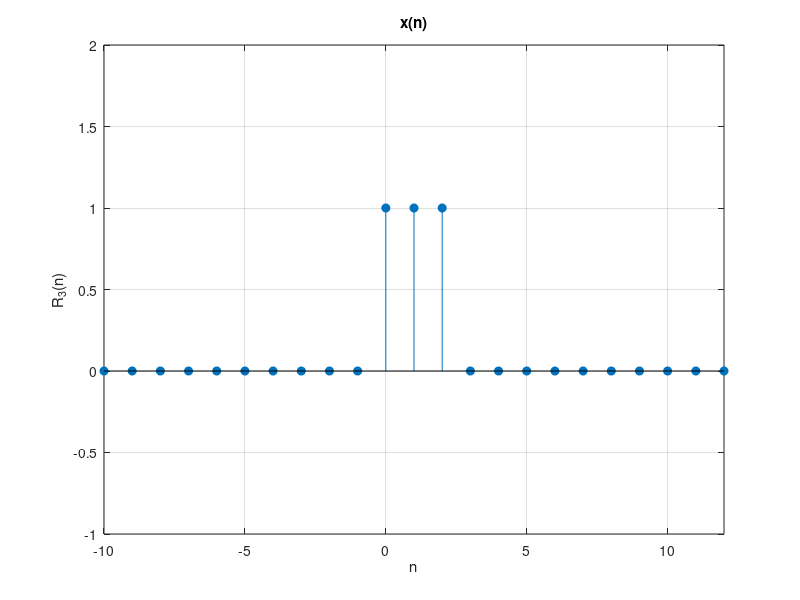
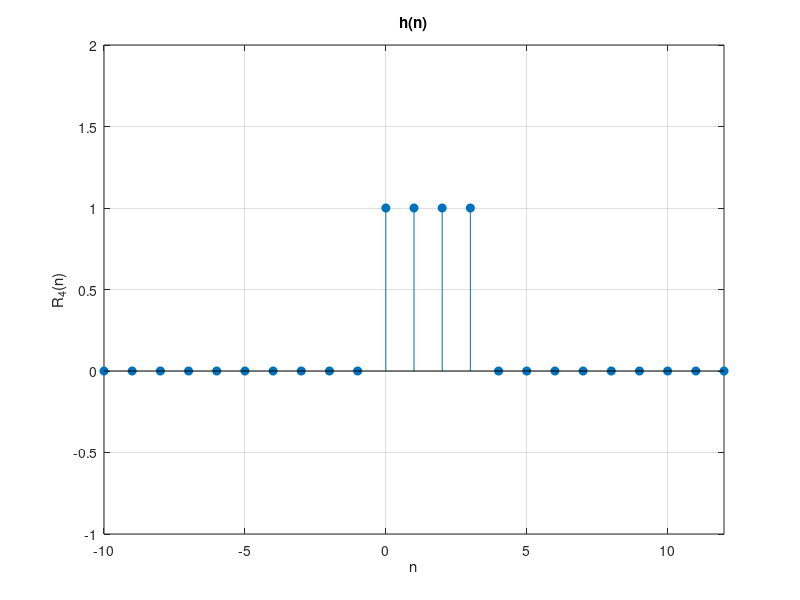
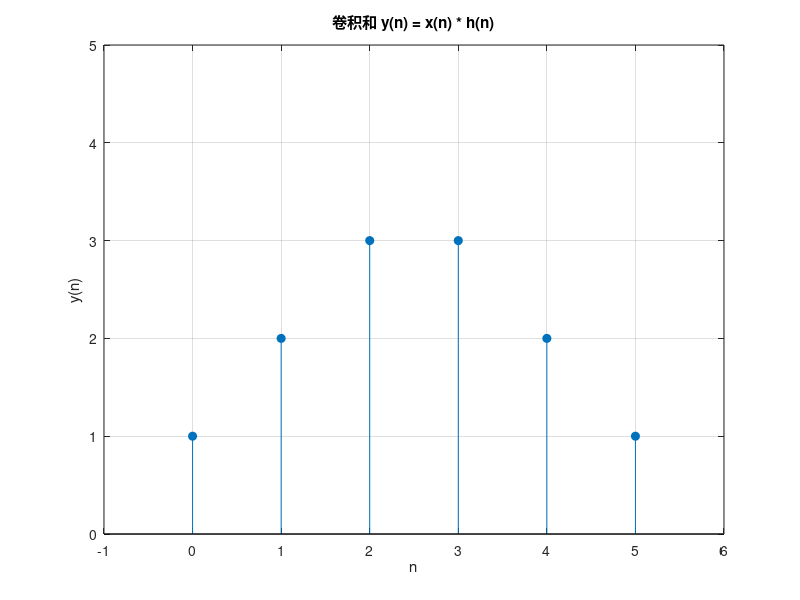
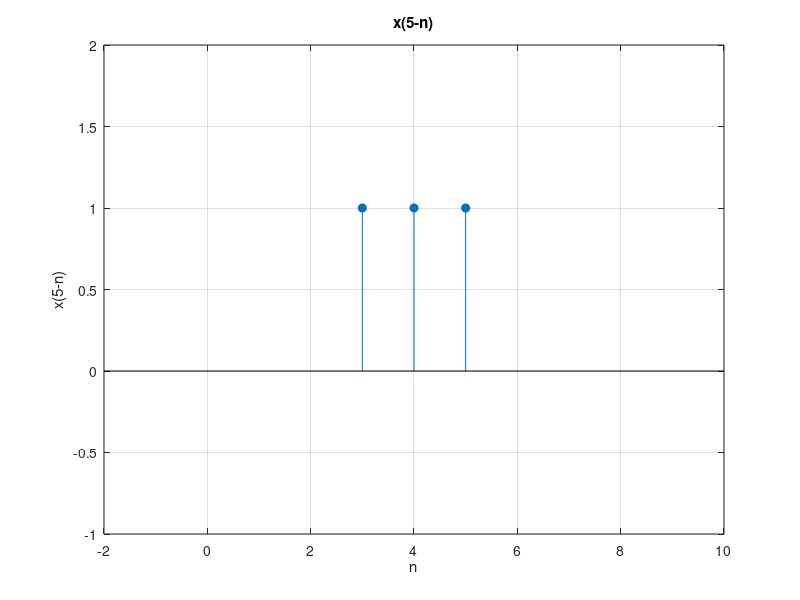

MATLAB code to generate these figures, in order:
% 绘制矩形序列
clc; clear;

%% 绘制 x(n) 和 h(n)
n1 = -10 : 12;
n2 = -10 : 12;

% 当n在[0,2]范围内时为1，否则为0
x = (n1 >= 0) & (n1 <= 2);  
x = double(x);  

h = (n2 >= 0) & (n2 <= 3);
h = double(h);

% 绘制矩形序列
figure(1);
stem(n1, x, 'filled'); 
title('x(n)');  
xlabel('n'); 
ylabel('R_3(n)');  
grid on;  
axis([-10 12 -1 2]);

figure(2);
stem(n2, h, 'filled'); 
title('h(n)');  
xlabel('n'); 
ylabel('R_4(n)');  
grid on;  
axis([-10 12 -1 2]);  

%% 计算 x(n) 和 h(n) 的卷积和
x_valid = x(n1 >= 0 & n1 <= 2); 
h_valid = h(n2 >= 0 & n2 <= 3);  

% 使用MATLAB卷积函数conv计算卷积和
y_conv = conv(x_valid, h_valid);  

% 确定卷积结果y(n)的n值范围（卷积后n的范围：0 到 length(x_valid)+length(h_valid)-2）
n_y = 0 : (length(x_valid) + length(h_valid) - 2);  

figure(3);
stem(n_y, y_conv, 'filled');  
title('卷积和 y(n) = x(n) * h(n)'); 
xlabel('n');  
ylabel('y(n)');  
grid on;  
axis([-1 6 0 5]); 

%% 生成并绘制 x(5 - n) 的序列
% 提取x(n)的有效序列
x_valid = x(n1 >= 0 & n1 <= 2);  
n_x = 0:2;  

% 翻褶操作：得到 x(-n)
x_flipped = fliplr(x_valid);  % 翻褶后序列值
n_x_flipped = -n_x;           % 翻褶后对应的n值

% 移位操作：右移5位，得到 x(5-n)
shift = 5;
x_shifted = x_flipped;                % 矩形序列移位后值不变
n_x_shifted = n_x_flipped + shift;    % 移位后n的范围：3,4,5

figure(4);
stem(n_x_shifted, x_shifted, 'filled');
title('x(5-n)');
xlabel('n');
ylabel('x(5-n)');
grid on;
axis([-2 10 -1 2]);  


%% 生成指数序列 y(n) = (-0.9)^n u(n) 并翻褶 
% 生成 y(n)（n ∈ [0,10]，u(n)为单位阶跃，n≥0时有效）
n_y_seq = 0:10;
y = (-0.9).^n_y_seq;  % 元素级幂运算，生成 (-0.9)^n 序列

% 用 fliplr 翻褶 y(n)，得到 y(-n)
y_flipped = fliplr(y);
% 翻褶后对应的n值：原n为0~10，翻褶后n为-10~0
n_y_flipped = -fliplr(n_y_seq);  

figure(5);
subplot(2,1,1);
stem(n_y_seq, y, 'filled');
title('y(n) = (-0.9)^n u(n)');
xlabel('n');
ylabel('y(n)');
grid on;
axis([-1 11 -1 1]);  

subplot(2,1,2);
stem(n_y_flipped, y_flipped, 'filled');
title('翻褶后的 y(-n)');
xlabel('n');
ylabel('y(-n)');
grid on;
axis([-11 1 -1 1]);  

%% 将指数序列扩展5个周期
% 生成原始指数序列：y(n) = (-0.9)^n u(n)，n ∈ [0,10]
n_y_original = 0:10;
y_original = (-0.9).^n_y_original;  % 元素级幂运算，生成(-0.9)^n

% 扩展5个周期
function out = xtide(in, n)
    out = repmat(in, 1, n);
end
y_extended = xtide(y_original, 5);

% 生成扩展后序列的n值范围
n_y_extended = 0:(length(y_original)*5 - 1);  

figure(6);
stem(n_y_extended, y_extended, 'filled');  
title('扩展5个周期后的指数序列 y(n) = (-0.9)^n u(n)');
xlabel('n');  
ylabel('y(n)');  
grid on;  
axis([-1 55 -1 1]);  

%% 生成序列 y(n) = 0.9^n * sin(0.25πn)，-10 ≤ n ≤ 10
n_seq = -10:10;  
y_seq = 0.9.^n_seq .* sin(0.25 * pi * n_seq);  

figure(7);
stem(n_seq, y_seq, 'filled');  
title('序列 y(n) = 0.9^nsin(0.25\pin)');
xlabel('n');  
ylabel('y(n)'); 
grid on;  
axis([-12 12 -4 4]);  
